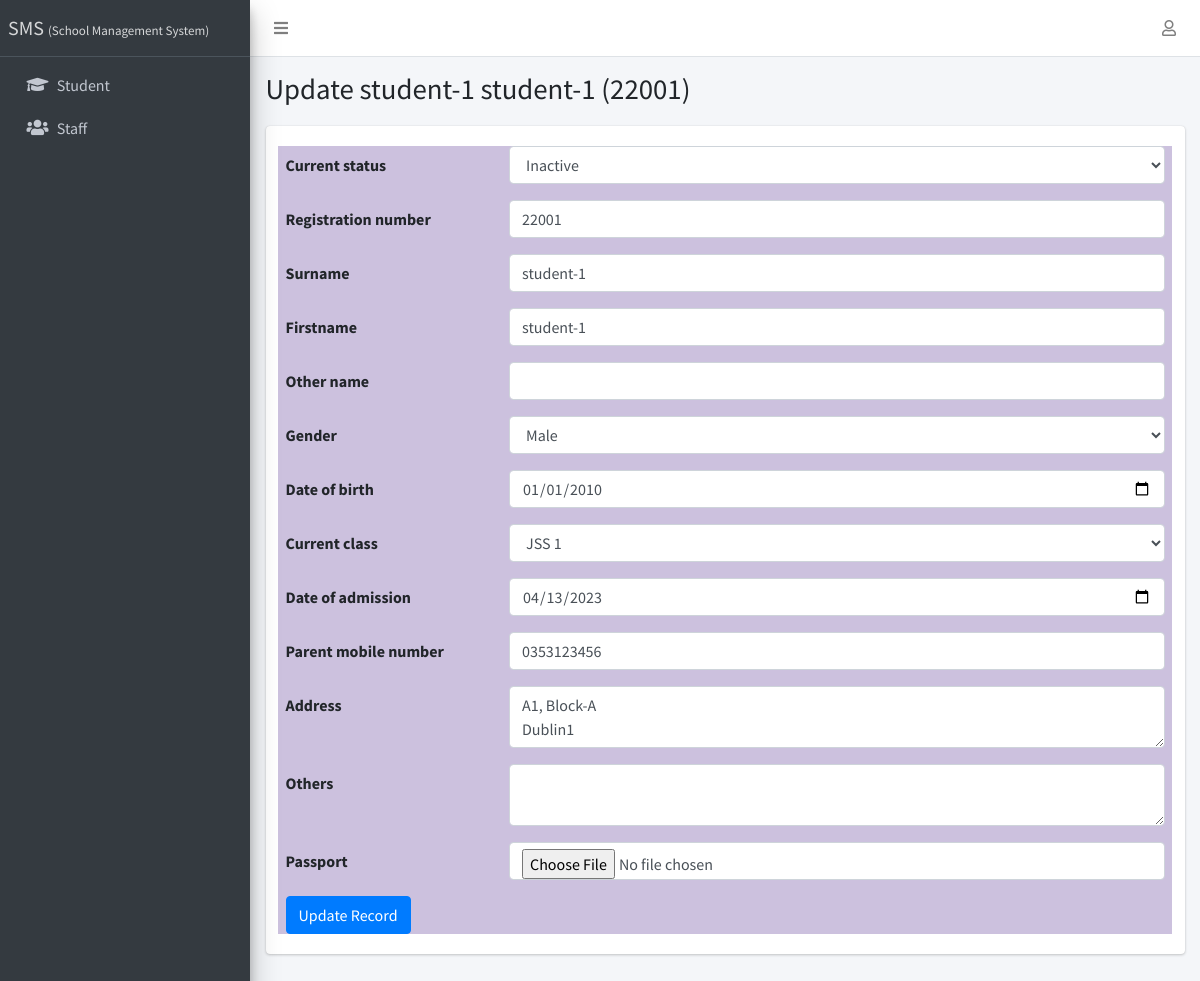
The app's page /student/1/update/ (signed in), older data.
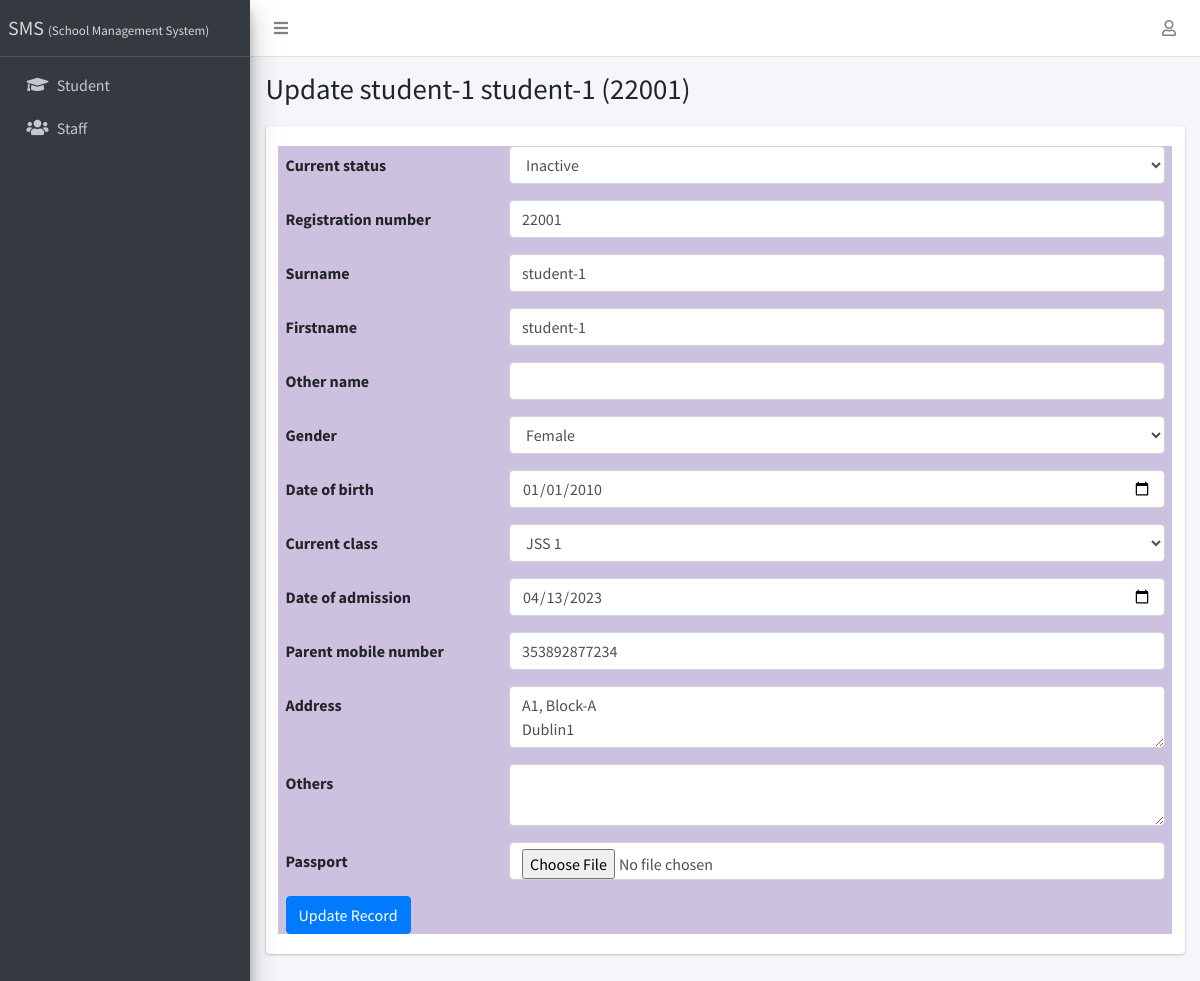
The same page, newer data.
### apps/students/models.py (models this page shows, shortened)
class Student(models.Model):
    STATUS_CHOICES = [("active", "Active"), ("inactive", "Inactive")]
    GENDER_CHOICES = [("male", "Male"), ("female", "Female")]
    current_status = models.CharField(
        max_length=10, choices=STATUS_CHOICES, default="active"
    )
    registration_number = models.CharField(max_length=200, unique=True)
    surname = models.CharField(max_length=200)
    firstname = models.CharField(max_length=200)
    other_name = models.CharField(max_length=200, blank=True)
    gender = models.CharField(max_length=10, choices=GENDER_CHOICES, default="male")
    date_of_birth = models.DateField(default=timezone.now)
    current_class = models.ForeignKey(
        StudentClass, on_delete=models.SET_NULL, blank=True, null=True
    )
    date_of_admission = models.DateField(default=timezone.now)
    mobile_num_regex = RegexValidator(
        regex="^[0-9]{10,15}$", message="Entered mobile number isn't in a right format!"
    )
    parent_mobile_number = models.CharField(
        validators=[mobile_num_regex], max_length=13, blank=True
    )
    address = models.TextField(blank=True)
    others = models.TextField(blank=True)
    passport = models.ImageField(blank=True, upload_to="students/passports/")
    class Meta:
        ordering = ["surname", "firstname", "other_name"]
    def __str__(self):
        return f"{self.surname} {self.firstname} {self.other_name} ({self.registration_number})"

### apps/students/views.py (the view)
# urls.py: path("<int:pk>/update/", StudentUpdateView.as_view(), name="student-update"),
class StudentUpdateView(LoginRequiredMixin, SuccessMessageMixin, UpdateView):
    model = Student
    fields = "__all__"
    success_message = "Record successfully updated."
    def get_form(self):
        form = super(StudentUpdateView, self).get_form()
        form.fields["date_of_birth"].widget = widgets.DateInput(attrs={"type": "date"})
        form.fields["date_of_admission"].widget = widgets.DateInput(
            attrs={"type": "date"}
        )
        form.fields["address"].widget = widgets.Textarea(attrs={"rows": 2})
        form.fields["others"].widget = widgets.Textarea(attrs={"rows": 2})
        return form

### apps/corecode/context_processors.py (called while the page is built)
def site_defaults(request):
    current_session = AcademicSession.objects.get(current=True)
    current_term = AcademicTerm.objects.get(current=True)
    vals = SiteConfig.objects.all()
    contexts = {
        "current_session": current_session.name,
        "current_term": current_term.name,
    }
    for val in vals:
        contexts[val.key] = val.value
    return contexts

### apps/corecode/models.py (called while the page is built)
    def __str__(self):
        return self.name

### apps/students/templates/students/student_form.html (shortened to what this page needs)
{% extends 'base.html' %}
{% block title %}
  {% if object %}
    Update {{ object }}
  {% else %}
    Add new student
  {% endif %}
{% endblock title %}
{% block content %}
<form action="" method="POST" enctype="multipart/form-data">
  {% include 'corecode/form_snippet.html' %}
  {% if object %}
    <input type="submit" class="btn btn-primary" value="Update Record">
  {% else %}
    <input type="submit" class="btn btn-primary" value="Add new student">
  {% endif %}
</form>
{% endblock content %}

### apps/corecode/templates/corecode/form_snippet.html (shortened to what this page needs)
{% load widget_tweaks %}
{% for field in form %}
<div class="form-group row">
  <label class="col-sm-3 col-form-label" for="{{ field.auto_id }}">
    {{ field.label }}
  </label>
  <div class="col-sm-9">
    {{ field | add_class:"form-control"}}
  </div>
</div>
{% endfor %}

Row changes from the older to the newer data that the page shows:
changed Student "student-1 student-1 (22001)": gender "Male" → "Female"; parent_mobile_number "0353123456" → "353892877234"
